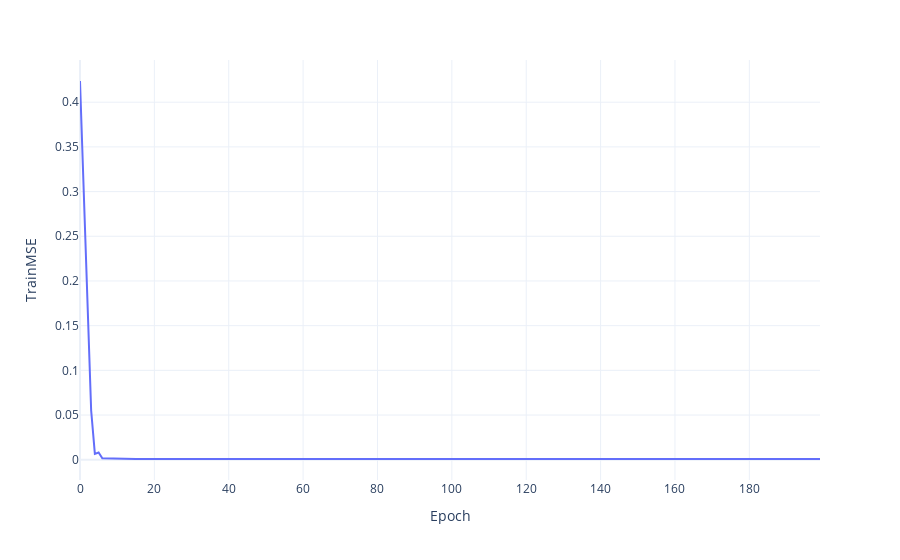

This figure's notebook cell:
### Code cell
model = NeuralNetwork(example_dict = kegg_connections, 
                      example_dict_input_size = input_size_dict,
                      example_dict_output_size = output_size_dict,
                      input_tensor_names = list(input_tensor_dict.keys()),
                      dependancy_order = dependancy_order) 


model, loss_df = train_nn_yx(
    cache_path,
    training_dataloader,
    training_dataloader, # For demo, the training and testing data are the same.
    model,
    learning_rate = 1e-3,
    batch_size = dataloader_batch_size,
    epochs = (run_epochs - epochs_run)
)

px.line(loss_df, x = 'Epoch', y = 'TrainMSE')

### Figure 1 — Plotly figure (JSON) as saved in the notebook; plotly's stock layout.template omitted (floating-point values rounded to 4 significant figures; data arrays with more than 128 entries replaced by an {"elided": "..."} marker saying what was removed)
{"data": [{"hovertemplate": "Epoch=%{x}<br>TrainMSE=%{y}<extra></extra>", "legendgroup": "", "line": {"color": "#636efa", "dash": "solid"}, "marker": {"symbol": "circle"}, "mode": "lines", "name": "", "orientation": "v", "showlegend": false, "type": "scatter", "x": {"elided": "200 int values"}, "xaxis": "x", "y": {"elided": "200 float values"}, "yaxis": "y"}], "layout": {"legend": {"tracegroupgap": 0}, "margin": {"t": 60}, "xaxis": {"anchor": "y", "domain": [0, 1], "title": {"text": "Epoch"}}, "yaxis": {"anchor": "x", "domain": [0, 1], "title": {"text": "TrainMSE"}}}}
